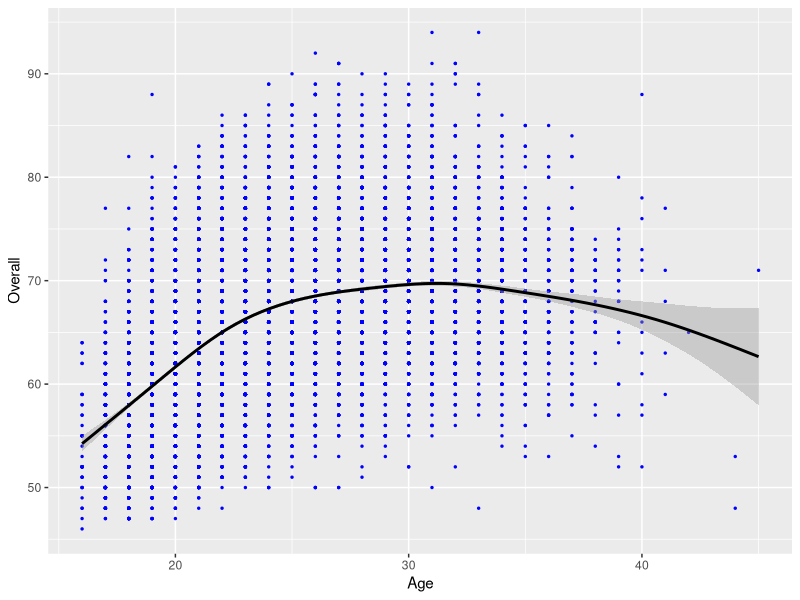
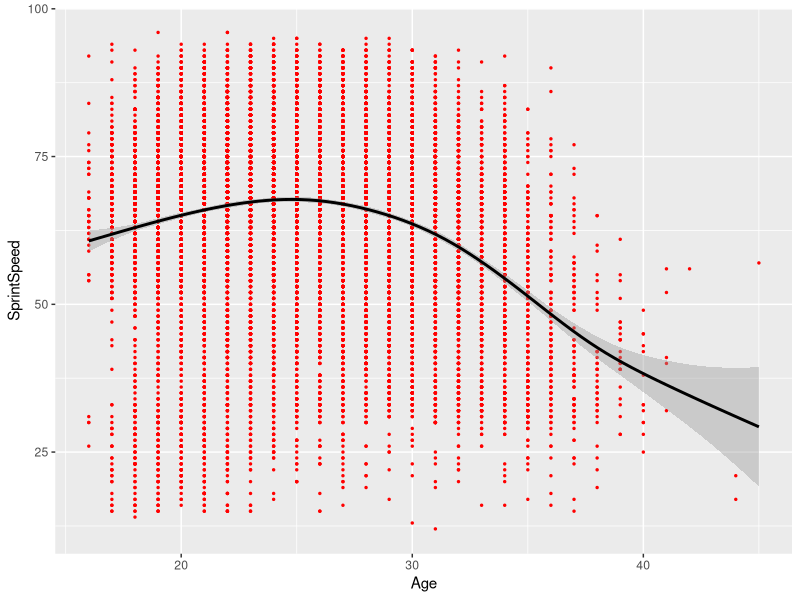
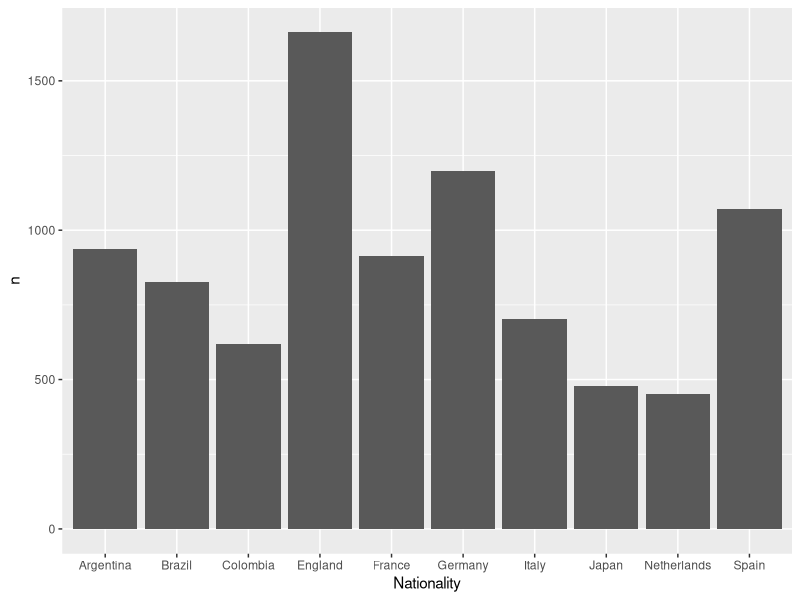

Source code (R) for these figures, in order:
library("dplyr")
library("ggplot2")

df <- read.csv("fifa_data.csv")

avg_age <- df %>%
  select("Age") %>%
  summarize(Age = mean(Age, na.rm = TRUE)) %>%
  pull(Age)

avg_age <- round(avg_age, 1)
  
best_gk <- df %>%
  group_by(Position) %>%
  filter(Position == "GK") %>%
  filter(Overall == max(Overall, na.rm = TRUE)) %>%
  select(Name, Overall)

worst_gk <- df %>%
  group_by(Position) %>%
  filter(Position == "GK") %>%
  filter(Overall == min(Overall, na.rm = TRUE)) %>%
  select(Name, Overall)

best_player <- df %>%
  select(Name, Nationality, Overall, Club) %>%
  filter(Overall == max(Overall, na.rm = TRUE)) %>%
  select(Name, Nationality, Overall, Club)

worst_player <- df %>%
  select(Name, Nationality, Overall, Club) %>%
  filter(Overall == min(Overall, na.rm = TRUE)) %>%
  select(Name, Nationality, Overall, Club)

country_most_players <- df %>%
  group_by(Nationality) %>%
  tally() %>%
  filter(n == max(n)) %>%
  select(Nationality, n)

country_least_players <- df %>%
  group_by(Nationality) %>%
  tally() %>%
  filter(n == min(n)) %>%
  select(Nationality, n)


player_most_potential <- df %>%
  select(Name, Nationality, Overall, Potential) %>%
  mutate(Most_Pot = (Potential-Overall)) %>%
  filter(Most_Pot == max(Most_Pot, na.rm = TRUE)) %>%
  select(Name, Nationality, Overall, Potential, Most_Pot)

sounders_avg <- df %>%
  filter(Club == "Seattle Sounders FC") %>%
  summarize(Overall = mean(Overall, na.rm = TRUE))

rmcf_avg <- df %>%
  filter(Club == "Real Madrid") %>%
  summarise(Overall = mean(Overall, na.rm = TRUE))

#what % of players are left footed?

perc_left_foot <- df %>%
  group_by(Foot) %>%
  filter(Foot == "Left") %>%
  tally() %>%
  mutate(n = as.numeric(n)) 

perc_left_foot <- 100*round((4211/18207), 2)

#~~~~~~~~~~~~~~~~~~~~~~~~~~~~~~~~~~~~~~~~~~~~~~~~~~~~~~~~~~~~~~~~~~~~~~~~~~~~

#MAKE SOME GRAPHS!

#Is age correlated with overall score?
#Is age correlated with speed?

age_score_scat <- ggplot(data = df) +
  geom_point(mapping = aes(
    x = Age,
    y = Overall,
  ),
  size = 0.5, 
  color = "blue") + 
  geom_smooth(
    mapping = aes(
      x = Age,
      y = Overall
    ),
    color = "black"
  )


age_speed_scat <- ggplot(data = df) +
  geom_point(mapping = aes(
    x = Age,
    y = SprintSpeed,
  ),
  size = 0.5, 
  color = "red") + 
  geom_smooth(
    mapping = aes(
      x = Age,
      y = SprintSpeed
    ),
    color = "black"
  )

# Does having more players make your country better at soccer?
# Bar chart!
# Get top 10 countries with most players
# group by country
# tally num players
# get top 10
# make df w 10 countries and num players
# make bar chart

top_10 <- df %>%
  select(Nationality) %>%
  group_by(Nationality) %>%
  tally() %>%
  arrange(-n) %>%
  top_n(10)

#make bar chart
ten_bar <- ggplot(data = top_10) +
  geom_col(mapping = aes(
            x = Nationality,
            y = n
  ))
  
  

#~~~~~~~~~~~~~~~~~~~~~~~~~~~~~~~~~~~~~~~~~~~~~~~~~~~~~~~~~~~~~~~~~~~~~~
#hello <- map_data("world")

#ggplot(hello) +
 
# geom_polygon(
 #   mapping = aes(x = long, y = lat, group = group),
  
# color = "white", # show state outlines
#size = .01        # thinly stroked
#  ) +
 # coord_map() # use a map-based coordinate system